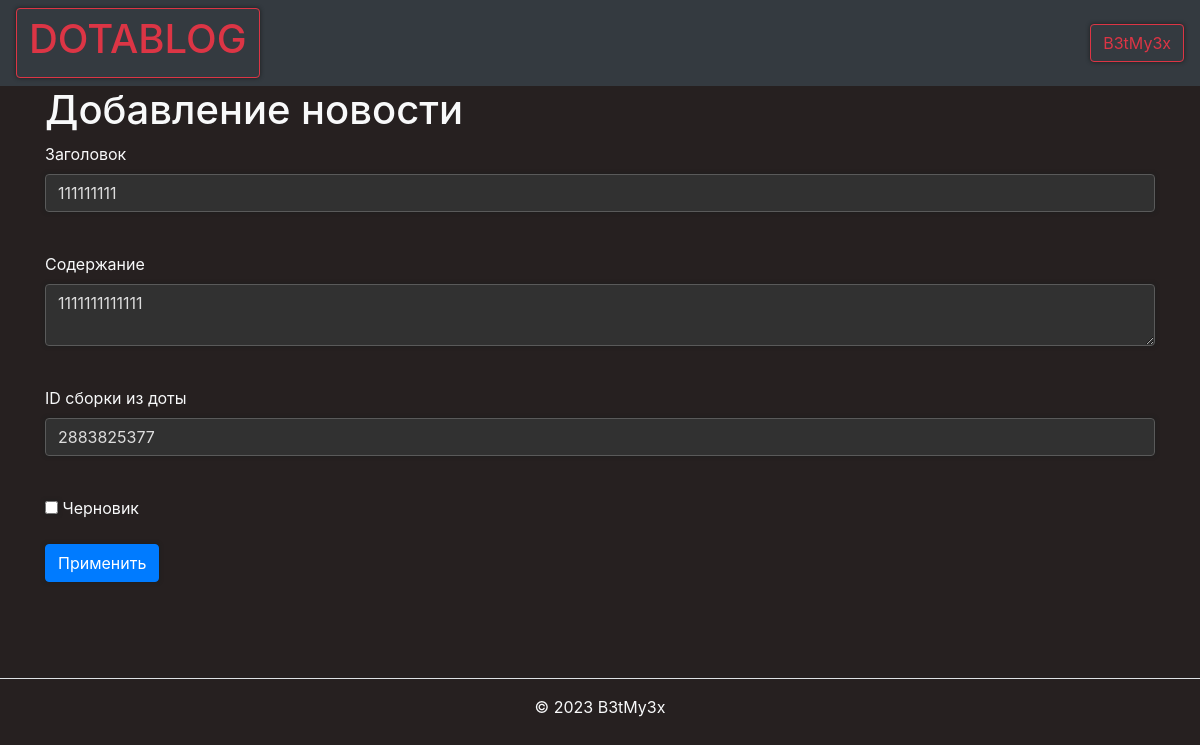
The app's page /news_edit/13 (signed in) with its own data.
### data/users.py (models this page shows, shortened)
class User(SqlAlchemyBase, UserMixin):
    __tablename__ = 'users'
    id = sqlalchemy.Column(sqlalchemy.Integer,
                           primary_key=True, autoincrement=True)
    name = sqlalchemy.Column(sqlalchemy.String, nullable=True)
    about = sqlalchemy.Column(sqlalchemy.String, nullable=True)
    email = sqlalchemy.Column(sqlalchemy.String,
                              index=True, unique=True, nullable=True)
    hashed_password = sqlalchemy.Column(sqlalchemy.String, nullable=True)
    created_date = sqlalchemy.Column(sqlalchemy.DateTime,
                                     default=datetime.datetime.now)
    role = sqlalchemy.Column(sqlalchemy.String,
                              index=True, unique=True, nullable=True)
    news = orm.relationship("News", back_populates='user')

### data/news.py (models this page shows)
class News(SqlAlchemyBase):
    __tablename__ = 'news'
    categories = orm.relationship("Category",
                                  secondary="association",
                                  backref="news")
    id = sqlalchemy.Column(sqlalchemy.Integer,
                           primary_key=True, autoincrement=True)
    title = sqlalchemy.Column(sqlalchemy.String, nullable=True)
    content = sqlalchemy.Column(sqlalchemy.String, nullable=True)
    created_date = sqlalchemy.Column(sqlalchemy.DateTime,
                                     default=datetime.datetime.now)
    is_private = sqlalchemy.Column(sqlalchemy.Boolean, default=True)
    user_id = sqlalchemy.Column(sqlalchemy.Integer,
                                sqlalchemy.ForeignKey("users.id"))
    build = sqlalchemy.Column(sqlalchemy.String, nullable=True)
    user = orm.relationship('User')

### main.py (the view, shortened to what this page needs)
@app.route('/news_edit/<int:id>', methods=['GET', 'POST'])
@login_required
def news_edit(id):
    form = NewsForm()
    if request.method == "GET":
        db_sess = db_session.create_session()
        news = db_sess.query(News).filter(News.id == id,
                                          News.user == current_user
                                          ).first()
        news1 = db_sess.query(News).filter(News.id == id).first()
        if news or is_admin():
            form.title.data = news1.title
            form.content.data = news1.content
            form.build.data = news1.build
            form.is_private.data = news1.is_private
        else:
            abort(404)
    return render_template('news_edit.html',
                           title='Редактирование новости',
                           form=form
                           )

### data/news.py
class NewsForm(FlaskForm):
    title = StringField('Заголовок', validators=[DataRequired()])
    content = TextAreaField("Содержание")
    build = StringField("ID сборки из доты")
    is_private = BooleanField("Черновик")
    submit = SubmitField("Применить")

### data/db_session.py (called while the page is built)
def create_session() -> Session:
    global __factory
    return __factory()

### main.py (called while the page is built)
@login_manager.user_loader
def load_user(user_id):
    db_sess = db_session.create_session()
    return db_sess.query(User).get(user_id)

### templates/news_edit.html (shortened to what this page needs)
{% extends "base.html" %}
{% block content %}
<h1>Добавление новости</h1>
<form action="" method="post">
    <p>
        {{ form.title.label }}<br>
        {{ form.title(class="form-control") }}<br>
    </p>
    <p>
        {{ form.content.label }}<br>
        {{ form.content(class="form-control") }}<br>
    </p>
    <p>
        {{ form.build.label }}<br>
        {{ form.build(class="form-control") }}<br>
    </p>
    <p>{{ form.is_private() }} {{ form.is_private.label }}</p>
    <p>{{ form.submit(type="submit", class="btn btn-primary") }}</p>
    <br>
</form>
{% endblock %}

### templates/base.html (shortened to what this page needs)
<!doctype html>
<html lang="en">
<head>
    <link rel="stylesheet"
          href="https://stackpath.bootstrapcdn.com/bootstrap/4.4.1/css/bootstrap.min.css"
>
</head>
<body style="color:#f8f9fa; background-color:#262020 ">
<header>
    <nav class="navbar navbar-dark bg-dark">
        <a class="btn btn-outline-danger" href="/feed"><h1>DOTABLOG</h1></a>
        {% if current_user.is_authenticated %}
    <a class="btn btn-outline-danger" href="/logout">{{ current_user.name }}</a>
{% else %}
    <p>
        <a class="btn btn-secondary" href="/register">Зарегистрироваться</a>
        <a class="btn btn-danger" href="/login">Войти</a>
    </p>
{% endif %}
    </nav>
</header>
<main role="main" class="container">
    {% block content %}{% endblock %}
</main>
</body>
<footer class="py-3 my-4">
    <ul class="nav justify-content-center border-bottom pb-3 mb-3">
    </ul>
    <p class="text-center text-body-secondary">© 2023 B3tMy3x</p>
  </footer>
</html>

### templates/base.html (style rules this page uses)
html { overflow-y: scroll; }
body { -webkit-touch-callout: none; -webkit-user-select: none; -khtml-user-select: none; -moz-user-select: none; -ms-user-select: none; user-select: none; }
textarea { padding: 8px; }
a, input, textarea { filter: progid:DXImageTransform.Microsoft.gradient(startColorstr='#252626', endColorstr='#2f3031'); background: #313131 -moz-box-shadow: 0px 0px 4px 0px #1c1e1e; -webkit-box-shadow: 0px 0px 4px 0px #1c1e1e; box-shadow: 0px 0px 4px 0px #1c1e1e; border-radius: 8px; border: 1px solid #333; color: #ddd; outline: 0; }
.form-control { display: block; width: 100%; height: calc(1.5em + 0.75rem + 2px); padding: 0.375rem 0.75rem; font-size: 1rem; font-weight: 400; line-height: 1.5; color: #ddd; background-color: #313131; background-clip: padding-box; border: 1px solid #5a5a5a; border-radius: 0.25rem; transition: border-color .15s ease-in-out,box-shadow .15s ease-in-out; }

### records on screen
User: name "B3tMy3x"
News: title "111111111", content "1111111111111", build "2883825377"
